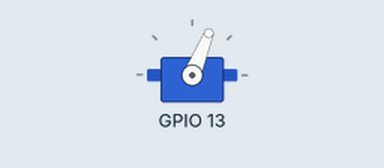
This sketch was run on a simulated ESP32. Shown: servo. Servo pulses on a pin are drawn as a servo (544–2400 µs = 0–180°); what the sketch prints to the serial monitor is not drawn.

Above: at 2.85 s.
At 5.65 s:
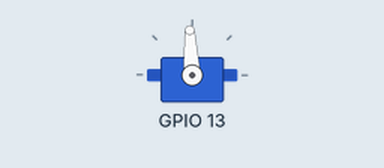
At 8.45 s:
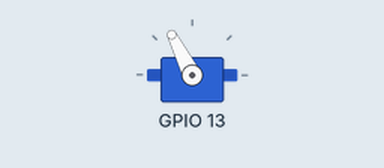
At 14.0 s:
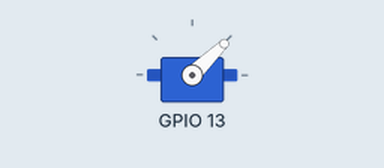
Timing chart, 0 to 17.4 s (numbered marks = the images above):
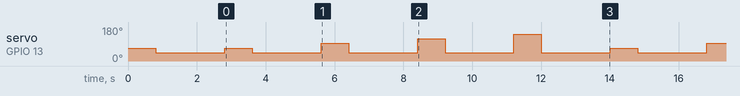

Measured:
- by itself, servo on GPIO 13: repeats every 11.2 s: 68° 0.80 s, 44° 2.0 s, 93° 0.80 s, 44° 2.0 s, 117° 0.80 s, 44° 2.0 s, 141° 0.80 s, 44° 2.0 s

The sketch:

Dispenser.ino
```cpp
#include "Dispenser.h"

// ============================================================
// Dispenser
//  הוצאת כדור מתא ונעילה חזרה
// ============================================================

Dispenser dispenser(13);

void setup() {
    Serial.begin(115200);
    dispenser.begin();
    // הוצאת כדור מתא 0
    dispenser.releasePill(0);
    delay(2000);

    // נעילת הסרוו
    dispenser.lockServo();
}

void loop() {
    dispenser.releasePill(0);
    delay(2000);
    dispenser.releasePill(1);
    delay(2000);
    dispenser.releasePill(2);
    delay(2000);
    dispenser.releasePill(3);
    delay(2000);

    // נעילת הסרוו
    dispenser.lockServo();
}
```

Dispenser.cpp
```cpp
#include "Dispenser.h"
#include <Arduino.h>

// -------------------------------------------------------
// בנאי
// -------------------------------------------------------
Dispenser::Dispenser(int serPin) {
    servoPin = serPin;
}
//אתחול
void Dispenser::begin(){
    //  מחברים את הפין ישירות לתדר והרזולוציה
    ledcAttach(servoPin, 50, 16);
    // נעילת המנוע
    lockServo();
    // הדפסת הודעת בקרה למחשב
    Serial.println("[Dispenser] אותחל - PWM ידני 50Hz, סרוו נעול");
}

// -------------------------------------------------------
// angleToDuty - duty cycle המרה של זווית (0-180) ל- דיגיטלי
// -------------------------------------------------------
uint32_t Dispenser::angleToDuty(int angle) {
    // נוסחה מתמטית שמחשבת איפה נמצאת הזווית המבוקשת
    // בתוך הטווח שבין פולס המינימום (3276) לפולס המקסימום (6553).
    return SERVO_MIN_DUTY + (uint32_t)angle * (SERVO_MAX_DUTY - SERVO_MIN_DUTY) / 180;
}

// -------------------------------------------------------
// setAngle - הזזת מנוע הסרוו לזווית פיזית מוגדרת
// -------------------------------------------------------
void Dispenser::setAngle(int angle) {
    // ודוא שהזווית לא חורגת מהיכולת הפיזית של המנוע
    // אם נשלחה בטעות זווית שלילית - היא תתוקן ל-0. אם נשלחה מעל 180 - היא תתוקן ל-180.
    if (angle < 0)   angle = 0;
    if (angle > 180) angle = 180;

    targetAngle = angle; // עדכון המשתנה הפנימי בזווית הנוכחית

    // שליחת האות הדיגיטלי המחושב לפין שמחובר לערוץ ה-PWM כדי שהמנוע יסתובב בפועל לזווית שנבחרה
    ledcWrite(servoPin, angleToDuty(angle));
}


// -------------------------------------------------------
// releasePill - שחרור כדור מתא ספציפי
// -------------------------------------------------------
void Dispenser::releasePill(int compartmentID) {
    // מערך המגדיר זווית ייחודית לכל אחד מ-4 תאי התרופות:
    // תא 0 יסתובב ל-45°, תא 1 ל-90°, תא 2 ל-135°, תא 3 ל-180°
    int angles[] = {45, 90, 135, 180};

    // בדיקה שמספר התא שהתקבל הוא חוקי
    if (compartmentID < 0 || compartmentID > 3) {
        Serial.println("[Dispenser] מזהה תא לא חוקי");
        return;
    }

    // הדפסת הודעת בקרה המציגה את מספר התא והזווית אליה המנוע הולך להסתובב
    Serial.print("[Dispenser] מוציא כדור מתא ");
    Serial.print(compartmentID);
    Serial.print(" - זווית ");
    Serial.println(angles[compartmentID]);

    // הזזת המנוע לזווית המיפוי של התא שנבחר (הפתח של התא נפתח)
    setAngle(angles[compartmentID]);

    // השהייה למשך 0.8 שניות כדי לתת לכדור זמן ליפול פיזית מהתא
    delay(DISPENSE_MS);

    // סגירה ונעילה מחדש של המנגנון כדי למנוע מכדורים נוספים ליפול
    lockServo();
}

// -------------------------------------------------------
// lockServo - נעילת המנגנון והחזרתו למצב סגור (0 מעלות)
// -------------------------------------------------------
void Dispenser::lockServo() {
    setAngle(LOCKED_ANGLE); // LOCKED_ANGLE מוגדר כ-0 מעלות
    Serial.println("[Dispenser] סרוו נעול (0°)");
}
```

Dispenser.h
```cpp
#ifndef DISPENSER_H
#define DISPENSER_H

#include <Arduino.h>

// ============================================================
//  Dispenser - שליטה במנוע סרוו ללא Servo.h
//  מימוש PWM ידני על ESP32 דרך LEDC (LED Control peripheral)
//
//  איך מנוע סרוו סטנדרטי מבין לאיזו זווית להסתובב?
//  הוא מקבל אות מחזורי בתדר של 50Hz (כלומר 50 פולסים בשנייה. מחזור מלא לוקח 20ms).
//  אורך הפולס החשמלי קובע את הזווית:
//     - פולס באורך 1.0 ms יסובב את המנוע ל-0°  (מהווה 5% מתוך מחזור של 20ms)
//     - פולס באורך 1.5 ms יסובב את המנוע ל-90° (מהווה 7.5% מתוך מחזור של 20ms)
//     - פולס באורך 2.0 ms יסובב את המנוע ל-180°(מהווה 10% מתוך מחזור של 20ms)
// ============================================================

// הגדרות חומרה עבור מנוע הסרוו
// #define SERVO_PIN       13     // הפין הפיזי בלוח אליו מחובר חוט הנתונים של הסרוו
#define SERVO_CHANNEL   0      // ערוץ ה-LEDC הפנימי ב-ESP32 שנעשה בו שימוש (ישנם ערוצים 0-15)
#define SERVO_FREQ      50     // הגדרת התדר ל-50 הרץ (התדר הסטנדרטי הדרוש למנועי סרוו)

// רזולוציית האות: קובעת לכמה "מדרגות" המעבד מחלק את פולס החשמל.
// 16 ביט משמעותו טווח מספרים של בין 0 ל-65535. ככל שהרזולוציה גבוהה יותר, התנועה של המנוע חלקה ומדויקת יותר.
#define SERVO_RES_BITS  16

// חישוב ערכי ה-Duty Cycle (עוצמת הפולס) המקבילים לזוויות הקיצון, מתוך הטווח של 16 ביט (65535):
// נוסחה: duty = (זמן הפולס במילישניות / 20 מילישניות) * 65535
#define SERVO_MIN_DUTY  3276   // החישוב: (1.0ms / 20ms) * 65535 = 3276.8 -> מתאים ל-0 מעלות
#define SERVO_MAX_DUTY  6553   // החישוב: (2.0ms / 20ms) * 65535 = 6553.5 -> מתאים ל-180 מעלות

// הגדרות הפעולה של קופסת התרופות
#define LOCKED_ANGLE    0      // המצב הרגיל: זווית 0 שומרת על תא התרופות נעול וסגור
#define OPEN_ANGLE      90     // מצב פתיחה: סיבוב המנוע ל-90 מעלות כדי לאפשר לכדור ליפול החוצה
#define DISPENSE_MS     800    // משך הזמן (0.8 שניות) שהתא יישאר פתוח לפני שהמנוע יסגור אותו חזרה

class Dispenser {
private:
    int servoPin;
    int targetAngle;           // משתנה פנימי השומר את הזווית אליה המנוע צריך להגיע כרגע

    // פונקציה פנימית המקבלת זווית רגילה במעלות (0 עד 180)
    // ומחשבת איזה מספר דיגיטלי בטווח (3276-6553) צריך לשלוח לחומרה של ה-ESP32
    uint32_t angleToDuty(int angle);

public:
    // הבנאי
    Dispenser(int serPin);
    //אתחול
    void begin();

    // פונקציה פנימית שמבצעת פיזית את שינוי האות החשמלי כדי להזיז את הסרוו לזווית המבוקשת
    void setAngle(int angle);

    // הפונקציה המרכזית: מקבלת את מספר התא ממנו צריך לשחרר תרופה
    // מסובבת את המנוע, מחכה 800 מילישניות שהכדור ייפול, ונועלת חזרה
    void releasePill(int compartmentID);

    // פונקציה שמחזירה באופן מיידי את המנוע לזווית הנעילה (LOCKED_ANGLE)
    void lockServo();
};

#endif // DISPENSER_H
```
